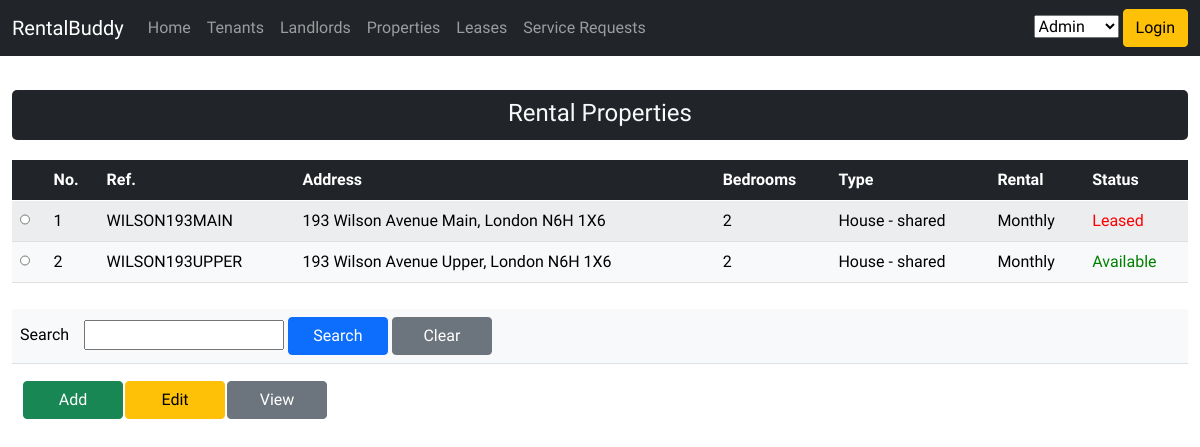
The page /pages/rental_properties.php on the database as committed earlier.
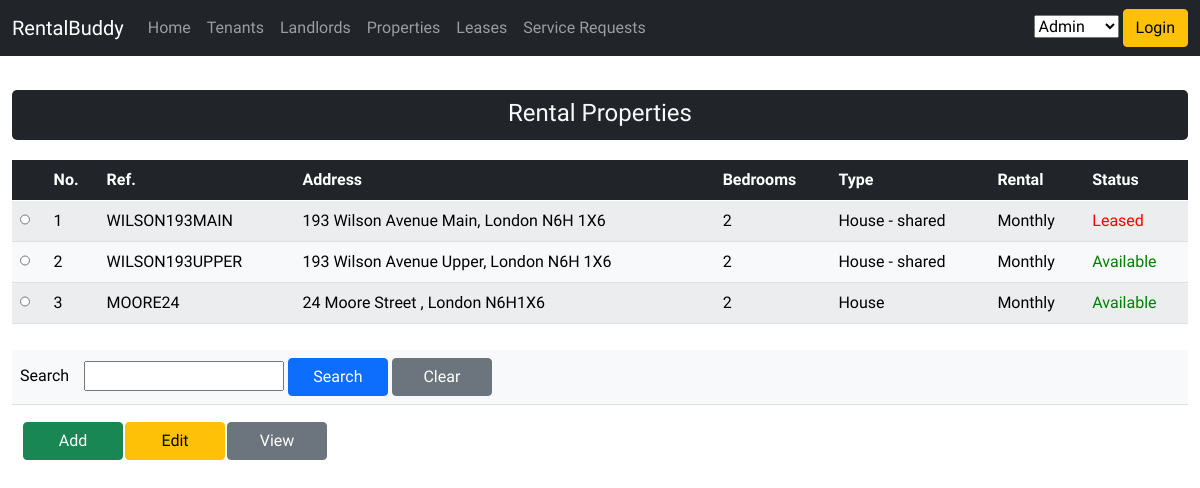
The same page on the database as committed later.
### tables this page shows
CREATE TABLE `rental_properties` (
  `rental_property_id` int(11) NOT NULL,
  `listing_reference` varchar(20) NOT NULL,
  `address_1` varchar(50) NOT NULL,
  `address_2` varchar(50) DEFAULT NULL,
  `city` varchar(50) NOT NULL,
  `province_code` varchar(2) NOT NULL DEFAULT 'ON',
  `postal_code` varchar(10) NOT NULL,
  `latitude` varchar(20) DEFAULT NULL,
  `longitude` varchar(20) DEFAULT NULL,
  `number_bedrooms` int(11) NOT NULL,
  `property_type_code` varchar(20) NOT NULL,
  `parking_space_type_code` varchar(20) NOT NULL,
  `number_parking_spaces` int(11) NOT NULL DEFAULT 0,
  `rental_duration_code` varchar(20) NOT NULL DEFAULT 'monthly',
  `smoking_allowed` tinyint(1) NOT NULL DEFAULT 0,
  `insurance_required` tinyint(1) NOT NULL DEFAULT 1,
  `status_code` varchar(20) NOT NULL,
  `last_updated` datetime NOT NULL DEFAULT current_timestamp(),
  `last_updated_user_id` varchar(50) NOT NULL
);

CREATE TABLE `codes` (
  `code_id` int(11) NOT NULL,
  `code_type` varchar(20) NOT NULL,
  `code_value` varchar(20) NOT NULL,
  `description` varchar(50) NOT NULL,
  `is_default` int(11) NOT NULL DEFAULT 0,
  `sort_order` int(11) NOT NULL DEFAULT 0,
  `is_enabled` tinyint(1) NOT NULL DEFAULT 1,
  `css_styling` varchar(200) DEFAULT NULL
);

### dal/rental_properties_dal.php (the view, shortened to what this page needs)
<?php
function getRentalProperties()
{
    $db_conn = connectDB();
    $querySQL = "select
            rp.rental_property_id
            , rp.listing_reference
            , trim( concat(rp.address_1, ' ', ifnull(rp.address_2, ''), ', ', rp.city, ' ', rp.postal_code) ) as address
            , rp.latitude
            , rp.longitude
            , rp.number_bedrooms
            , property_types.description as property_type_code
            , parking_space_types.description as parking_space_type_code
            , rp.number_parking_spaces
            , rental_durations.description as rental_duration_type_code
            , rp.smoking_allowed
            , rp.insurance_required
            , status_codes.description as status_code
        from rental_properties rp
        inner join codes property_types on property_types.code_value = rp.property_type_code and property_types.code_type = 'property_type'
        inner join codes parking_space_types on parking_space_types.code_value = rp.parking_space_type_code and parking_space_types.code_type = 'parking_space'
        inner join codes rental_durations on rental_durations.code_value = rp.rental_duration_code and rental_durations.code_type = 'rental_duration'
        inner join codes status_codes on status_codes.code_value = rp.status_code and status_codes.code_type = 'property_status'";
    $querySQL .= " order by rp.rental_property_id;";
    $text_search = '%' . $_SESSION['text-search'] . '%';
    $data = array(":text_search" => $text_search);
    $stmt = $db_conn->prepare($querySQL);
?>
    <div class="container-fluid">
            <legend class="text-light bg-dark" style="margin-top: 10px">Rental Properties</legend>
            <table id="table-responsive" class="table table-light table-responsive table-striped">
                <thead class="table-dark">
                    <tr>
                        <th scope="col"></th>
                        <th scope="col">No.</th>
                        <th scope="col">Ref.</th>
                        <th scope="col">Address</th>
                        <th scope="col">Bedrooms</th>
                        <th scope="col">Type</th>
                        <th scope="col">Rental</th>
                        <th scope="col">Status</th>
                    </tr>
                </thead>
                <tbody id="tbody-landlords">
                    <?php
                    $status = $stmt->execute($data);
                    if ($status) {
                        if ($stmt->rowCount() > 0) {
                            while ($row = $stmt->fetch(PDO::FETCH_ASSOC)) {
                    ?>
                                <tr>
                                    <th><input type="radio" style="width:10px;" name="selected[]" value="<?php echo $row['rental_property_id']; ?>"></th>
                                    <td><?php echo $row["rental_property_id"]; ?></td>
                                    <td><?php echo $row["listing_reference"]; ?></td>
                                    <td><?php echo $row["address"]; ?></td>
                                    <td><?php echo $row["number_bedrooms"]; ?></td>
                                    <td><?php echo $row["property_type_code"]; ?></td>
                                    <td><?php echo $row["rental_duration_type_code"]; ?></td>
                                    <td style=" <?php
                                            echo
                                                ($row["status_code"] === "Leased" ? "color: red" : "color: green");
                                            ?>">
                                        <?php echo $row["status_code"] ?> </td>
                                </tr>
                            <?php
                            }
                            ?>
                </tbody>
            </table>
    </div>
<?php
                        }
                    } else {
                        echo "<p>Error: " . $stmt->errorCode() . "<br>Message: " . implode($stmt->errorInfo()) . "</p><br>";
                        $db_conn = null;
                        exit(1);
                    }
                }
?>

### pages/rental_properties.php (shortened to what this page needs)
<!DOCTYPE html>
<html>
<head>
    <link rel="stylesheet" href="../vendor/twbs/bootstrap/dist/css/bootstrap.min.css">
    <link rel="stylesheet" href="https://cdnjs.cloudflare.com/ajax/libs/font-awesome/4.7.0/css/font-awesome.min.css">
    <link href="../css/starter-template.css" rel="stylesheet">
</head>
<body>
    <?php
    require_once("./navigationMenu.php");
    require_once("./search-bar.php");
    require_once("./crud-buttons.php");
    require_once("../dal/rental_properties_dal.php");
    if ($_SERVER['REQUEST_METHOD'] == 'GET' || $_SESSION['PAGEMODE'] == "LIST") {
        formDisplayRentalProperties();
    } else if ($_SESSION['PAGEMODE'] == "ADD" || $_SESSION['PAGEMODE'] == "EDIT" || $_SESSION['PAGEMODE'] == "VIEW") {
        switch ($_SESSION['PAGENUM']) {
            case 0:
                $_SESSION['PAGENUM'] = 1;
                if ($_SESSION['PAGEMODE'] == "ADD") {
                    $_SESSION['rental_property_id'] = 0;
                    $_SESSION['rowdata'] = array();
                    formRentalProperty();
                } else if (isset($_POST['selected']) && strlen($_POST['selected'][0] > 0)) {
                    $_SESSION['rental_property_id'] = $_POST['selected'][0];
                    getRentalProperty();
                    formRentalProperty();
                } else {
                    formDisplayRentalProperties();
                }
                break;
            case 1:
                if ((isset($_POST['btn-save'])) && ($_POST['btn-save'] == "Save")) {
                    $err_msgs = validateRentalProperty();
                    if (count($err_msgs) > 0) {
                        displayErrors($err_msgs);
                        formRentalProperty();
                    } else {
                        saveRentalProperty();
                        $_SESSION['PAGENUM'] = 0;
                        unset($_SESSION['rowdata']);
                        $_SESSION['PAGEMODE'] = "LIST";
                        formDisplayRentalProperties();
                    }
                } else if ((isset($_POST['btn-cancel'])) && ($_POST['btn-cancel'] == "Cancel" || $_POST['btn-cancel'] == "OK")) {
                    $_SESSION['PAGEMODE'] = "LIST";
                    $_SESSION['PAGENUM'] = 0;
                    unset($_SESSION['landord_id']);
                    unset($_SESSION['rowdata']);
                    formDisplayRentalProperties();
                }
                if (isset($_POST['btn-search-landlords']) && ($_POST['btn-search-landlords'] == "...")) {
                    validateRentalProperty();
                    formRentalProperty(1);
                } else if (isset($_POST['btn-select-landlord']) && ($_POST['btn-select-landlord'] == "Select")) {
                    if (isset($_POST['selected']) ) {
                        $_SESSION['rowdata']['landlord_id'] = $_POST['selected'][0];
                    }
                    formRentalProperty();
                }
                break;
            default:
        }
    } else if ($_SESSION['PAGEMODE'] == "LIST") {
        formDisplayRentalProperties();
    }
    ?>
</body>
</html>
<?php
function formDisplayRentalProperties() {
    $fvalue = "";
?>
    <form method="POST">
        <?php
        getRentalProperties();
        getSearch($fvalue);
        getCRUDButtons();
        ?>
    </form>
<?php }
?>

### pages/navigationMenu.php (shortened to what this page needs)
<?php
$base_URL = ($_SERVER['HTTPS'] == 'on') ? 'https://' : 'http://';
$base_URL .= $_SERVER['HTTP_HOST'];
?>
<nav class="navbar navbar-expand-md navbar-dark bg-dark fixed-top">
    <div class="container-fluid">
        <a class="navbar-brand" href="<?php echo $base_URL . "/index.php" ?>">RentalBuddy</a>
        <div class="collapse navbar-collapse" id="navbarsExampleDefault">
            <ul class="navbar-nav me-auto mb-2 mb-md-0">
                <li class="nav-item active">
                    <a class="nav-link" aria-current="page" href="<?php echo $base_URL . "/index.php" ?>">Home</a>
                </li>
                <?php
                if ($_SESSION['CURRENT_USER']['user_role_code'] == 'tenant') { ?>
                <li class="nav-item">
                    <a class="nav-link" href="<?php echo $base_URL . "/pages/service_request.php" ?>">My Service
                        Requests</a>
                </li>
                <li class="nav-item">
                    <a class="nav-link" href="<?php echo $base_URL . "/pages/lease_info_tenant.php" ?>">My Lease</a>
                </li>
                <?php
                } else { ?>
                <li class="nav-item">
                    <a class="nav-link" href="<?php echo $base_URL . "/pages/tenants.php" ?>">Tenants</a>
                </li>
                <li class="nav-item">
                    <a class="nav-link" href="<?php echo $base_URL . "/pages/landlords.php" ?>">Landlords</a>
                </li>
                <li class="nav-item">
                    <a class="nav-link" href="<?php echo $base_URL . "/pages/rental_properties.php" ?>">Properties</a>
                </li>
                <li class="nav-item">
                    <a class="nav-link" href="<?php echo $base_URL . "/pages/leases.php" ?>">Leases</a>
                </li>
                <li class="nav-item">
                    <a class="nav-link" href="<?php echo $base_URL . "/pages/service_request.php" ?>">Service
                        Requests</a>
                </li>
                <?php
                }
                ?>
            </ul>
            <div style="float: right;">
                <form id="user" method="POST">
                    <select name="selected-user" style="max-width: 150px !important;">
                        <option value="admin"
                            <?php if ($_SESSION['CURRENT_USER']['user_id'] == 'admin') {
                                                    echo 'selected';
                                                } ?><?php if ($_SESSION['CURRENT_USER']['user_id'] == 'admin') {
                                                                                                                                    echo 'selected';
                                                                                                                                } ?>>
                            Admin</option>
                    </select>
                    <button type="submit" class="btn btn-warning" name="btn-select-user">Login</button>
                </form>
            </div>
        </div>
    </div>
</nav>

### pages/search-bar.php
<?php
function getSearch($fvalue)
{ ?>
    <div class="container-fluid">
        <table class="table table-light">
            <tbody>
                <tr>
                    <div class="input-group">
                        <td>
                            <label for="searchtext" style="max-width: 60px">Search</label>
                            <input type="text" id="text-search" style="width: 200px" class="form-inline" name="text-search" value="<?php echo $fvalue ?>">
                            <input type="submit" class="btn btn-primary btn-crud" name="btn-search" value="Search">
                            <input type="submit" class="btn btn-secondary btn-crud" name="btn-search-clear" value="Clear">
                        </td>
                    </div>
                </tr>
            </tbody>
        </table>
    </div>
<?php
}
?>

### pages/crud-buttons.php
<?php
    function getCRUDButtons() {
?>
    <div class="container-fluid container-crud">
        <table>
                <tr>
                    <td><input type="submit" class="btn btn-success btn-crud" name="btn-add" value="Add"></td>
                    <td><input type="submit" class="btn btn-secondary btn-warning btn-crud" name="btn-edit" value="Edit"></td>
                    <td><input type="submit" class="btn btn-secondary btn-crud" name="btn-view" value="View"></td>
                </tr>
        </table>
    </div>
<?php
    }
?>

### css/starter-template.css (style rules this page uses)
body { padding-top: 5rem; }

### pages/rental_properties.php (style rules this page uses)
body { font-family: 'Metrophobic', sans-serif; font-size: 16px; }
.container-crud { margin-left: 10px; }
.btn-crud { min-width: 100px; }
.form-inline { display: inline-block; }
.input-group { margin-bottom: 10px !important; }
label { width: 180px; justify-content: left !important; }
input[type=text] { width: 280px; }
legend { padding-top: 5px; border-radius: 5px; border: 5px; margin-bottom: 20px; text-align: center; height: 50px; vertical-align: middle !important; }

Rows that differ between the two databases and show on the page:
added rental_properties: rental_property_id "3", listing_reference "MOORE24", address "24 Moore Street , London N6H1X6", number_bedrooms "2", codes.description "House", codes.description "Monthly", codes.description "Available"
